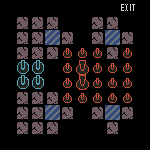

Tiled map render using the project's own tile images. Description and the whole map definition, tile-layer contents included, below:
An orthogonal 10x10 tile map with 15x15 px tiles, 1 tile layer (Layer2) and 2 objects (25, 27).

<map version="1.2" tiledversion="1.2.4" orientation="orthogonal" renderorder="right-down" width="10" height="10" tilewidth="15" tileheight="15" infinite="0" nextlayerid="3" nextobjectid="16">
 <tileset firstgid="1" source="tileset.tsx" />
 <layer id="1" name="Layer2" width="10" height="10">
  <data encoding="csv">
0,0,0,0,0,0,0,0,9,0,
0,11,11,11,0,0,11,11,0,0,
0,11,11,4,11,0,11,4,11,0,
0,11,11,11,2147483660,2147483660,2147483660,11,2147483660,0,
0,6,6,0,2147483660,2147483661,2147483660,2147483660,2147483660,0,
0,6,6,0,2147483660,2147483661,2147483660,2147483660,2147483660,0,
0,11,11,11,2147483660,2147483660,2147483660,2147483660,2147483660,0,
0,11,11,4,11,0,11,4,11,0,
0,11,11,11,0,0,0,11,0,0,
0,0,0,0,0,0,0,0,0,0
</data>
 </layer>
 <objectgroup id="2" name="Cha">
  <object id="10" name="25" x="135" y="120" width="15" height="15" />
  <object id="15" name="27" x="15" y="0" width="15" height="15" />
 </objectgroup>
</map>
